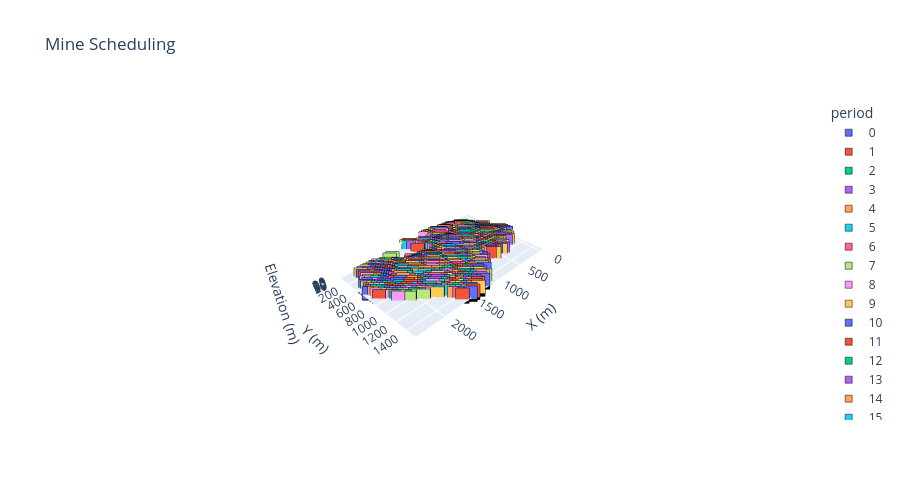

The cell this chart's notebook holds for it:
### Markdown cell above
### Mine Scheduling 3D Plot

### Code cell
# Block dimensions
dx, dy, dz = 50, 50, 1
# Filter extracted blocks and prepare data
d = blocks.loc[blocks.period.notna()].copy()
d["period"] = d["period"].astype(int)
d[["x","y","z"]] *= [dx, dy, dz]
d["period"] -= d["period"].min()
d["period"] = d["period"].astype(str)
# Axis scaling for correct proportions
r = d[["x","y","z"]].max() - d[["x","y","z"]].min()
s = r.max()
# 3D categorical scatter with Plotly default colors
fig = px.scatter_3d(d, x="x", y="y", z="z", color="period", color_discrete_sequence=px.colors.qualitative.Plotly,
    category_orders={"period": sorted(d["period"], key=int)}, labels={"color": "Periods"}, 
    title="Mine Scheduling", width=900, height=500).update_traces(marker=dict(symbol="square", size=7, 
    line=dict(width=0.5, color="black"))).update_layout(scene=dict(xaxis_title="X (m)", yaxis_title="Y (m)", 
    zaxis_title="Elevation (m)", aspectmode="manual", aspectratio=dict(x=r.x/s, y=r.y/s, z=r.z/s)))
fig.show()

### Figure 1 — Plotly figure (JSON) as saved in the notebook; plotly's stock layout.template omitted (floating-point values rounded to 4 significant figures; data arrays with more than 128 entries replaced by an {"elided": "..."} marker saying what was removed)
{"data": [{"hovertemplate": "period=0<br>x=%{x}<br>y=%{y}<br>z=%{z}<extra></extra>", "legendgroup": "0", "marker": {"color": "#636EFA", "line": {"color": "black", "width": 0.5}, "size": 7, "symbol": "square"}, "mode": "markers", "name": "0", "scene": "scene", "showlegend": true, "type": "scatter3d", "x": {"elided": "487 int values"}, "y": {"elided": "487 int values"}, "z": {"elided": "487 int values"}}, {"hovertemplate": "period=1<br>x=%{x}<br>y=%{y}<br>z=%{z}<extra></extra>", "legendgroup": "1", "marker": {"color": "#EF553B", "line": {"color": "black", "width": 0.5}, "size": 7, "symbol": "square"}, "mode": "markers", "name": "1", "scene": "scene", "showlegend": true, "type": "scatter3d", "x": {"elided": "518 int values"}, "y": {"elided": "518 int values"}, "z": {"elided": "518 int values"}}, {"hovertemplate": "period=2<br>x=%{x}<br>y=%{y}<br>z=%{z}<extra></extra>", "legendgroup": "2", "marker": {"color": "#00CC96", "line": {"color": "black", "width": 0.5}, "size": 7, "symbol": "square"}, "mode": "markers", "name": "2", "scene": "scene", "showlegend": true, "type": "scatter3d", "x": {"elided": "759 int values"}, "y": {"elided": "759 int values"}, "z": {"elided": "759 int values"}}, {"hovertemplate": "period=3<br>x=%{x}<br>y=%{y}<br>z=%{z}<extra></extra>", "legendgroup": "3", "marker": {"color": "#AB63FA", "line": {"color": "black", "width": 0.5}, "size": 7, "symbol": "square"}, "mode": "markers", "name": "3", "scene": "scene", "showlegend": true, "type": "scatter3d", "x": {"elided": "751 int values"}, "y": {"elided": "751 int values"}, "z": {"elided": "751 int values"}}, {"hovertemplate": "period=4<br>x=%{x}<br>y=%{y}<br>z=%{z}<extra></extra>", "legendgroup": "4", "marker": {"color": "#FFA15A", "line": {"color": "black", "width": 0.5}, "size": 7, "symbol": "square"}, "mode": "markers", "name": "4", "scene": "scene", "showlegend": true, "type": "scatter3d", "x": {"elided": "808 int values"}, "y": {"elided": "808 int values"}, "z": {"elided": "808 int values"}}, {"hovertemplate": "period=5<br>x=%{x}<br>y=%{y}<br>z=%{z}<extra></extra>", "legendgroup": "5", "marker": {"color": "#19D3F3", "line": {"color": "black", "width": 0.5}, "size": 7, "symbol": "square"}, "mode": "markers", "name": "5", "scene": "scene", "showlegend": true, "type": "scatter3d", "x": {"elided": "805 int values"}, "y": {"elided": "805 int values"}, "z": {"elided": "805 int values"}}, {"hovertemplate": "period=6<br>x=%{x}<br>y=%{y}<br>z=%{z}<extra></extra>", "legendgroup": "6", "marker": {"color": "#FF6692", "line": {"color": "black", "width": 0.5}, "size": 7, "symbol": "square"}, "mode": "markers", "name": "6", "scene": "scene", "showlegend": true, "type": "scatter3d", "x": {"elided": "770 int values"}, "y": {"elided": "770 int values"}, "z": {"elided": "770 int values"}}, {"hovertemplate": "period=7<br>x=%{x}<br>y=%{y}<br>z=%{z}<extra></extra>", "legendgroup": "7", "marker": {"color": "#B6E880", "line": {"color": "black", "width": 0.5}, "size": 7, "symbol": "square"}, "mode": "markers", "name": "7", "scene": "scene", "showlegend": true, "type": "scatter3d", "x": {"elided": "785 int values"}, "y": {"elided": "785 int values"}, "z": {"elided": "785 int values"}}, {"hovertemplate": "period=8<br>x=%{x}<br>y=%{y}<br>z=%{z}<extra></extra>", "legendgroup": "8", "marker": {"color": "#FF97FF", "line": {"color": "black", "width": 0.5}, "size": 7, "symbol": "square"}, "mode": "markers", "name": "8", "scene": "scene", "showlegend": true, "type": "scatter3d", "x": {"elided": "772 int values"}, "y": {"elided": "772 int values"}, "z": {"elided": "772 int values"}}, {"hovertemplate": "period=9<br>x=%{x}<br>y=%{y}<br>z=%{z}<extra></extra>", "legendgroup": "9", "marker": {"color": "#FECB52", "line": {"color": "black", "width": 0.5}, "size": 7, "symbol": "square"}, "mode": "markers", "name": "9", "scene": "scene", "showlegend": true, "type": "scatter3d", "x": {"elided": "789 int values"}, "y": {"elided": "789 int values"}, "z": {"elided": "789 int values"}}, {"hovertemplate": "period=10<br>x=%{x}<br>y=%{y}<br>z=%{z}<extra></extra>", "legendgroup": "10", "marker": {"color": "#636EFA", "line": {"color": "black", "width": 0.5}, "size": 7, "symbol": "square"}, "mode": "markers", "name": "10", "scene": "scene", "showlegend": true, "type": "scatter3d", "x": {"elided": "794 int values"}, "y": {"elided": "794 int values"}, "z": {"elided": "794 int values"}}, {"hovertemplate": "period=11<br>x=%{x}<br>y=%{y}<br>z=%{z}<extra></extra>", "legendgroup": "11", "marker": {"color": "#EF553B", "line": {"color": "black", "width": 0.5}, "size": 7, "symbol": "square"}, "mode": "markers", "name": "11", "scene": "scene", "showlegend": true, "type": "scatter3d", "x": {"elided": "839 int values"}, "y": {"elided": "839 int values"}, "z": {"elided": "839 int values"}}, {"hovertemplate": "period=12<br>x=%{x}<br>y=%{y}<br>z=%{z}<extra></extra>", "legendgroup": "12", "marker": {"color": "#00CC96", "line": {"color": "black", "width": 0.5}, "size": 7, "symbol": "square"}, "mode": "markers", "name": "12", "scene": "scene", "showlegend": true, "type": "scatter3d", "x": {"elided": "896 int values"}, "y": {"elided": "896 int values"}, "z": {"elided": "896 int values"}}, {"hovertemplate": "period=13<br>x=%{x}<br>y=%{y}<br>z=%{z}<extra></extra>", "legendgroup": "13", "marker": {"color": "#AB63FA", "line": {"color": "black", "width": 0.5}, "size": 7, "symbol": "square"}, "mode": "markers", "name": "13", "scene": "scene", "showlegend": true, "type": "scatter3d", "x": {"elided": "856 int values"}, "y": {"elided": "856 int values"}, "z": {"elided": "856 int values"}}, {"hovertemplate": "period=14<br>x=%{x}<br>y=%{y}<br>z=%{z}<extra></extra>", "legendgroup": "14", "marker": {"color": "#FFA15A", "line": {"color": "black", "width": 0.5}, "size": 7, "symbol": "square"}, "mode": "markers", "name": "14", "scene": "scene", "showlegend": true, "type": "scatter3d", "x": {"elided": "922 int values"}, "y": {"elided": "922 int values"}, "z": {"elided": "922 int values"}}, {"hovertemplate": "period=15<br>x=%{x}<br>y=%{y}<br>z=%{z}<extra></extra>", "legendgroup": "15", "marker": {"color": "#19D3F3", "line": {"color": "black", "width": 0.5}, "size": 7, "symbol": "square"}, "mode": "markers", "name": "15", "scene": "scene", "showlegend": true, "type": "scatter3d", "x": {"elided": "1017 int values"}, "y": {"elided": "1017 int values"}, "z": {"elided": "1017 int values"}}, {"hovertemplate": "period=16<br>x=%{x}<br>y=%{y}<br>z=%{z}<extra></extra>", "legendgroup": "16", "marker": {"color": "#FF6692", "line": {"color": "black", "width": 0.5}, "size": 7, "symbol": "square"}, "mode": "markers", "name": "16", "scene": "scene", "showlegend": true, "type": "scatter3d", "x": {"elided": "1173 int values"}, "y": {"elided": "1173 int values"}, "z": {"elided": "1173 int values"}}, {"hovertemplate": "period=17<br>x=%{x}<br>y=%{y}<br>z=%{z}<extra></extra>", "legendgroup": "17", "marker": {"color": "#B6E880", "line": {"color": "black", "width": 0.5}, "size": 7, "symbol": "square"}, "mode": "markers", "name": "17", "scene": "scene", "showlegend": true, "type": "scatter3d", "x": {"elided": "1163 int values"}, "y": {"elided": "1163 int values"}, "z": {"elided": "1163 int values"}}, {"hovertemplate": "period=18<br>x=%{x}<br>y=%{y}<br>z=%{z}<extra></extra>", "legendgroup": "18", "marker": {"color": "#FF97FF", "line": {"color": "black", "width": 0.5}, "size": 7, "symbol": "square"}, "mode": "markers", "name": "18", "scene": "scene", "showlegend": true, "type": "scatter3d", "x": {"elided": "978 int values"}, "y": {"elided": "978 int values"}, "z": {"elided": "978 int values"}}, {"hovertemplate": "period=19<br>x=%{x}<br>y=%{y}<br>z=%{z}<extra></extra>", "legendgroup": "19", "marker": {"color": "#FECB52", "line": {"color": "black", "width": 0.5}, "size": 7, "symbol": "square"}, "mode": "markers", "name": "19", "scene": "scene", "showlegend": true, "type": "scatter3d", "x": {"elided": "799 int values"}, "y": {"elided": "799 int values"}, "z": {"elided": "799 int values"}}, {"hovertemplate": "period=20<br>x=%{x}<br>y=%{y}<br>z=%{z}<extra></extra>", "legendgroup": "20", "marker": {"color": "#636EFA", "line": {"color": "black", "width": 0.5}, "size": 7, "symbol": "square"}, "mode": "markers", "name": "20", "scene": "scene", "showlegend": true, "type": "scatter3d", "x": {"elided": "948 int values"}, "y": {"elided": "948 int values"}, "z": {"elided": "948 int values"}}, {"hovertemplate": "period=21<br>x=%{x}<br>y=%{y}<br>z=%{z}<extra></extra>", "legendgroup": "21", "marker": {"color": "#EF553B", "line": {"color": "black", "width": 0.5}, "size": 7, "symbol": "square"}, "mode": "markers", "name": "21", "scene": "scene", "showlegend": true, "type": "scatter3d", "x": {"elided": "435 int values"}, "y": {"elided": "435 int values"}, "z": {"elided": "435 int values"}}], "layout": {"height": 500, "legend": {"title": {"text": "period"}, "tracegroupgap": 0}, "scene": {"aspectmode": "manual", "aspectratio": {"x": 1, "y": 0.6042, "z": 0.03417}, "domain": {"x": [0, 1], "y": [0, 1]}, "xaxis": {"title": {"text": "X (m)"}}, "yaxis": {"title": {"text": "Y (m)"}}, "zaxis": {"title": {"text": "Elevation (m)"}}}, "title": {"text": "Mine Scheduling"}, "width": 900}}
